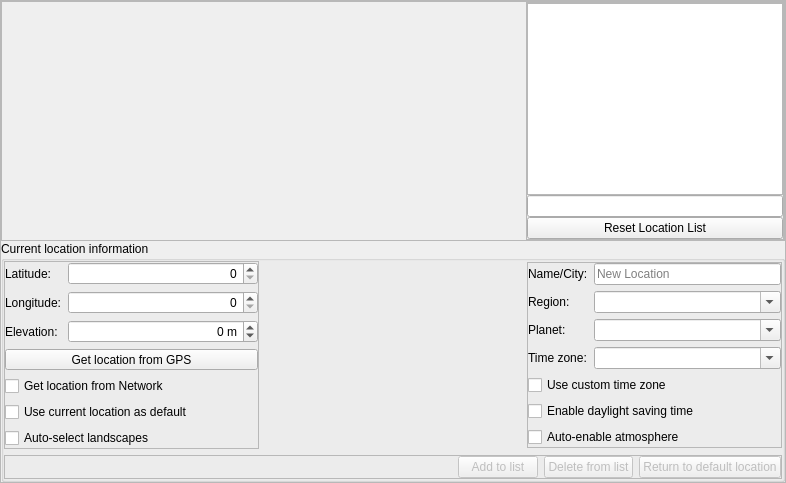
<?xml version="1.0" encoding="UTF-8"?>
<ui version="4.0">
 <class>locationDialogForm</class>
 <widget class="QWidget" name="locationDialogForm">
  <property name="geometry">
   <rect>
    <x>0</x>
    <y>0</y>
    <width>786</width>
    <height>300</height>
   </rect>
  </property>
  <property name="styleSheet">
   <string notr="true"/>
  </property>
  <layout class="QVBoxLayout">
   <property name="spacing">
    <number>0</number>
   </property>
   <property name="leftMargin">
    <number>0</number>
   </property>
   <property name="topMargin">
    <number>0</number>
   </property>
   <property name="rightMargin">
    <number>0</number>
   </property>
   <property name="bottomMargin">
    <number>0</number>
   </property>
   <item>
    <widget class="TitleBar" name="titleBar">
     <property name="title" stdset="0">
      <string>Location</string>
     </property>
    </widget>
   </item>
   <item>
    <widget class="QFrame" name="locationContent">
     <property name="sizePolicy">
      <sizepolicy hsizetype="Preferred" vsizetype="Minimum">
       <horstretch>0</horstretch>
       <verstretch>0</verstretch>
      </sizepolicy>
     </property>
     <property name="frameShape">
      <enum>QFrame::StyledPanel</enum>
     </property>
     <layout class="QGridLayout" name="gridLayout_2">
      <property name="leftMargin">
       <number>0</number>
      </property>
      <property name="topMargin">
       <number>0</number>
      </property>
      <property name="rightMargin">
       <number>0</number>
      </property>
      <property name="bottomMargin">
       <number>0</number>
      </property>
      <property name="spacing">
       <number>0</number>
      </property>
      <item row="0" column="0" colspan="2">
       <widget class="QFrame" name="frame">
        <property name="sizePolicy">
         <sizepolicy hsizetype="Preferred" vsizetype="MinimumExpanding">
          <horstretch>0</horstretch>
          <verstretch>0</verstretch>
         </sizepolicy>
        </property>
        <property name="frameShape">
         <enum>QFrame::StyledPanel</enum>
        </property>
        <property name="frameShadow">
         <enum>QFrame::Raised</enum>
        </property>
        <layout class="QGridLayout" name="gridLayout_3">
         <property name="leftMargin">
          <number>0</number>
         </property>
         <property name="topMargin">
          <number>0</number>
         </property>
         <property name="rightMargin">
          <number>0</number>
         </property>
         <property name="bottomMargin">
          <number>0</number>
         </property>
         <property name="spacing">
          <number>0</number>
         </property>
         <item row="1" column="0">
          <widget class="MapWidget" name="mapWidget" native="true">
           <property name="sizePolicy">
            <sizepolicy hsizetype="Expanding" vsizetype="Expanding">
             <horstretch>1</horstretch>
             <verstretch>0</verstretch>
            </sizepolicy>
           </property>
          </widget>
         </item>
         <item row="1" column="1">
          <widget class="QFrame" name="frame_citylist">
           <property name="sizePolicy">
            <sizepolicy hsizetype="Preferred" vsizetype="MinimumExpanding">
             <horstretch>0</horstretch>
             <verstretch>0</verstretch>
            </sizepolicy>
           </property>
           <property name="frameShape">
            <enum>QFrame::StyledPanel</enum>
           </property>
           <property name="frameShadow">
            <enum>QFrame::Raised</enum>
           </property>
           <layout class="QVBoxLayout" name="verticalLayout">
            <property name="spacing">
             <number>0</number>
            </property>
            <property name="leftMargin">
             <number>0</number>
            </property>
            <property name="topMargin">
             <number>0</number>
            </property>
            <property name="rightMargin">
             <number>0</number>
            </property>
            <property name="bottomMargin">
             <number>0</number>
            </property>
            <item>
             <widget class="QListView" name="citiesListView">
              <property name="sizePolicy">
               <sizepolicy hsizetype="MinimumExpanding" vsizetype="Expanding">
                <horstretch>0</horstretch>
                <verstretch>0</verstretch>
               </sizepolicy>
              </property>
              <property name="focusPolicy">
               <enum>Qt::NoFocus</enum>
              </property>
              <property name="toolTip">
               <string>Standard list of locations contains only English names (without diacritics!)</string>
              </property>
              <property name="horizontalScrollBarPolicy">
               <enum>Qt::ScrollBarAlwaysOff</enum>
              </property>
              <property name="editTriggers">
               <set>QAbstractItemView::NoEditTriggers</set>
              </property>
              <property name="uniformItemSizes">
               <bool>true</bool>
              </property>
             </widget>
            </item>
            <item>
             <widget class="QLineEdit" name="citySearchLineEdit">
              <property name="toolTip">
               <string>Standard list of locations contains only English names (without diacritics!)</string>
              </property>
              <property name="text">
               <string/>
              </property>
              <property name="alignment">
               <set>Qt::AlignBottom|Qt::AlignLeading|Qt::AlignLeft</set>
              </property>
             </widget>
            </item>
            <item>
             <widget class="QPushButton" name="resetListPushButton">
              <property name="text">
               <string>Reset Location List</string>
              </property>
             </widget>
            </item>
           </layout>
          </widget>
         </item>
        </layout>
       </widget>
      </item>
      <item row="2" column="1">
       <widget class="QGroupBox" name="groupBox">
        <property name="title">
         <string>Current location information</string>
        </property>
        <layout class="QGridLayout" name="gridLayout">
         <property name="leftMargin">
          <number>0</number>
         </property>
         <property name="topMargin">
          <number>0</number>
         </property>
         <property name="rightMargin">
          <number>0</number>
         </property>
         <property name="bottomMargin">
          <number>0</number>
         </property>
         <item row="2" column="1" colspan="3">
          <widget class="QFrame" name="frame_buttons">
           <property name="frameShape">
            <enum>QFrame::StyledPanel</enum>
           </property>
           <property name="frameShadow">
            <enum>QFrame::Raised</enum>
           </property>
           <layout class="QHBoxLayout" name="horizontalLayout">
            <property name="leftMargin">
             <number>0</number>
            </property>
            <property name="topMargin">
             <number>0</number>
            </property>
            <property name="rightMargin">
             <number>0</number>
            </property>
            <property name="bottomMargin">
             <number>0</number>
            </property>
            <item>
             <spacer name="horizontalSpacer">
              <property name="orientation">
               <enum>Qt::Horizontal</enum>
              </property>
              <property name="sizeHint" stdset="0">
               <size>
                <width>40</width>
                <height>20</height>
               </size>
              </property>
             </spacer>
            </item>
            <item>
             <widget class="QPushButton" name="addLocationToListPushButton">
              <property name="enabled">
               <bool>false</bool>
              </property>
              <property name="focusPolicy">
               <enum>Qt::NoFocus</enum>
              </property>
              <property name="text">
               <string>Add to list</string>
              </property>
             </widget>
            </item>
            <item>
             <widget class="QPushButton" name="deleteLocationFromListPushButton">
              <property name="enabled">
               <bool>false</bool>
              </property>
              <property name="focusPolicy">
               <enum>Qt::NoFocus</enum>
              </property>
              <property name="text">
               <string>Delete from list</string>
              </property>
             </widget>
            </item>
            <item>
             <widget class="QPushButton" name="pushButtonReturnToDefault">
              <property name="enabled">
               <bool>false</bool>
              </property>
              <property name="focusPolicy">
               <enum>Qt::NoFocus</enum>
              </property>
              <property name="text">
               <string>Return to default location</string>
              </property>
             </widget>
            </item>
           </layout>
          </widget>
         </item>
         <item row="0" column="1">
          <widget class="QFrame" name="frame_coordinates">
           <property name="frameShape">
            <enum>QFrame::StyledPanel</enum>
           </property>
           <property name="frameShadow">
            <enum>QFrame::Raised</enum>
           </property>
           <layout class="QGridLayout" name="gridLayout_4">
            <property name="leftMargin">
             <number>0</number>
            </property>
            <property name="topMargin">
             <number>0</number>
            </property>
            <property name="rightMargin">
             <number>0</number>
            </property>
            <property name="bottomMargin">
             <number>0</number>
            </property>
            <property name="horizontalSpacing">
             <number>6</number>
            </property>
            <item row="1" column="0">
             <widget class="QLabel" name="labelLongitude">
              <property name="text">
               <string>Longitude:</string>
              </property>
             </widget>
            </item>
            <item row="0" column="1">
             <widget class="AngleSpinBox" name="latitudeSpinBox">
              <property name="sizePolicy">
               <sizepolicy hsizetype="MinimumExpanding" vsizetype="Fixed">
                <horstretch>0</horstretch>
                <verstretch>0</verstretch>
               </sizepolicy>
              </property>
              <property name="toolTip">
               <string>You can enter values in decimal degrees, or using dms format, for example: +1d 12m 8s</string>
              </property>
              <property name="alignment">
               <set>Qt::AlignRight|Qt::AlignTrailing|Qt::AlignVCenter</set>
              </property>
             </widget>
            </item>
            <item row="5" column="0" colspan="2">
             <widget class="QCheckBox" name="useAsDefaultLocationCheckBox">
              <property name="text">
               <string>Use current location as default</string>
              </property>
             </widget>
            </item>
            <item row="3" column="0" colspan="2">
             <widget class="QToolButton" name="gpsToolButton">
              <property name="sizePolicy">
               <sizepolicy hsizetype="Minimum" vsizetype="Fixed">
                <horstretch>0</horstretch>
                <verstretch>0</verstretch>
               </sizepolicy>
              </property>
              <property name="text">
               <string>Get location from GPS</string>
              </property>
              <property name="checkable">
               <bool>true</bool>
              </property>
              <property name="autoRepeat">
               <bool>false</bool>
              </property>
              <property name="autoRepeatDelay">
               <number>3500</number>
              </property>
              <property name="autoRepeatInterval">
               <number>3500</number>
              </property>
              <property name="toolButtonStyle">
               <enum>Qt::ToolButtonTextOnly</enum>
              </property>
              <property name="autoRaise">
               <bool>false</bool>
              </property>
             </widget>
            </item>
            <item row="1" column="1">
             <widget class="AngleSpinBox" name="longitudeSpinBox">
              <property name="toolTip">
               <string>You can enter values in decimal degrees, or using dms format, for example: +1d 12m 8s</string>
              </property>
              <property name="alignment">
               <set>Qt::AlignRight|Qt::AlignTrailing|Qt::AlignVCenter</set>
              </property>
             </widget>
            </item>
            <item row="0" column="0">
             <widget class="QLabel" name="labelLatitude">
              <property name="text">
               <string>Latitude:</string>
              </property>
             </widget>
            </item>
            <item row="4" column="0" colspan="2">
             <widget class="QCheckBox" name="useIpQueryCheckBox">
              <property name="text">
               <string>Get location from Network</string>
              </property>
             </widget>
            </item>
            <item row="2" column="1">
             <widget class="QSpinBox" name="altitudeSpinBox">
              <property name="toolTip">
               <string>Enter the elevation in meter</string>
              </property>
              <property name="alignment">
               <set>Qt::AlignRight|Qt::AlignTrailing|Qt::AlignVCenter</set>
              </property>
              <property name="suffix">
               <string> m</string>
              </property>
              <property name="minimum">
               <number>-10000000</number>
              </property>
              <property name="maximum">
               <number>10000000</number>
              </property>
              <property name="singleStep">
               <number>100</number>
              </property>
             </widget>
            </item>
            <item row="2" column="0">
             <widget class="QLabel" name="labelElevation">
              <property name="text">
               <string>Elevation:</string>
              </property>
             </widget>
            </item>
            <item row="6" column="0" colspan="2">
             <widget class="QCheckBox" name="autoChangeLandscapesCheckBox">
              <property name="sizePolicy">
               <sizepolicy hsizetype="Expanding" vsizetype="Fixed">
                <horstretch>0</horstretch>
                <verstretch>0</verstretch>
               </sizepolicy>
              </property>
              <property name="toolTip">
               <string>Automatic change of landscape when planet or location is changed</string>
              </property>
              <property name="text">
               <string>Auto-select landscapes</string>
              </property>
             </widget>
            </item>
           </layout>
          </widget>
         </item>
         <item row="0" column="2">
          <spacer name="horizontalSpacer_2">
           <property name="orientation">
            <enum>Qt::Horizontal</enum>
           </property>
           <property name="sizeHint" stdset="0">
            <size>
             <width>40</width>
             <height>20</height>
            </size>
           </property>
          </spacer>
         </item>
         <item row="0" column="3">
          <widget class="QFrame" name="frame_names">
           <property name="sizePolicy">
            <sizepolicy hsizetype="Preferred" vsizetype="Maximum">
             <horstretch>0</horstretch>
             <verstretch>0</verstretch>
            </sizepolicy>
           </property>
           <property name="frameShape">
            <enum>QFrame::StyledPanel</enum>
           </property>
           <property name="frameShadow">
            <enum>QFrame::Raised</enum>
           </property>
           <layout class="QGridLayout" name="gridLayout_5">
            <property name="leftMargin">
             <number>0</number>
            </property>
            <property name="topMargin">
             <number>0</number>
            </property>
            <property name="rightMargin">
             <number>0</number>
            </property>
            <property name="bottomMargin">
             <number>0</number>
            </property>
            <item row="0" column="1">
             <widget class="QLineEdit" name="cityNameLineEdit">
              <property name="placeholderText">
               <string>New Location</string>
              </property>
             </widget>
            </item>
            <item row="2" column="0">
             <widget class="QLabel" name="labelPlanet">
              <property name="text">
               <string>Planet:</string>
              </property>
             </widget>
            </item>
            <item row="3" column="0">
             <widget class="QLabel" name="labelTimeZone">
              <property name="text">
               <string>Time zone:</string>
              </property>
             </widget>
            </item>
            <item row="1" column="0">
             <widget class="QLabel" name="labelRegion">
              <property name="text">
               <string>Region:</string>
              </property>
             </widget>
            </item>
            <item row="1" column="1">
             <widget class="QComboBox" name="regionNameComboBox">
              <property name="editable">
               <bool>true</bool>
              </property>
              <property name="insertPolicy">
               <enum>QComboBox::NoInsert</enum>
              </property>
             </widget>
            </item>
            <item row="0" column="0">
             <widget class="QLabel" name="labelName">
              <property name="text">
               <string>Name/City:</string>
              </property>
             </widget>
            </item>
            <item row="4" column="0" colspan="2">
             <widget class="QCheckBox" name="useCustomTimeZoneCheckBox">
              <property name="text">
               <string>Use custom time zone</string>
              </property>
             </widget>
            </item>
            <item row="5" column="0" colspan="2">
             <widget class="QCheckBox" name="dstCheckBox">
              <property name="toolTip">
               <string/>
              </property>
              <property name="text">
               <string>Enable daylight saving time</string>
              </property>
             </widget>
            </item>
            <item row="6" column="0" colspan="2">
             <widget class="QCheckBox" name="autoEnableEnvironmentCheckBox">
              <property name="toolTip">
               <string>Auto-enable atmosphere when planet is changed</string>
              </property>
              <property name="text">
               <string>Auto-enable atmosphere</string>
              </property>
             </widget>
            </item>
            <item row="3" column="1">
             <widget class="QComboBox" name="timeZoneNameComboBox">
              <property name="enabled">
               <bool>true</bool>
              </property>
              <property name="editable">
               <bool>true</bool>
              </property>
              <property name="insertPolicy">
               <enum>QComboBox::NoInsert</enum>
              </property>
             </widget>
            </item>
            <item row="2" column="1">
             <widget class="QComboBox" name="planetNameComboBox">
              <property name="editable">
               <bool>true</bool>
              </property>
              <property name="insertPolicy">
               <enum>QComboBox::NoInsert</enum>
              </property>
             </widget>
            </item>
           </layout>
          </widget>
         </item>
        </layout>
       </widget>
      </item>
     </layout>
    </widget>
   </item>
  </layout>
 </widget>
 <customwidgets>
  <customwidget>
   <class>TitleBar</class>
   <extends>QFrame</extends>
   <header>Dialog.hpp</header>
   <container>1</container>
  </customwidget>
  <customwidget>
   <class>AngleSpinBox</class>
   <extends>QSpinBox</extends>
   <header>AngleSpinBox.hpp</header>
  </customwidget>
  <customwidget>
   <class>MapWidget</class>
   <extends>QWidget</extends>
   <header>MapWidget.hpp</header>
  </customwidget>
 </customwidgets>
 <tabstops>
  <tabstop>citySearchLineEdit</tabstop>
  <tabstop>resetListPushButton</tabstop>
  <tabstop>latitudeSpinBox</tabstop>
  <tabstop>longitudeSpinBox</tabstop>
  <tabstop>altitudeSpinBox</tabstop>
  <tabstop>cityNameLineEdit</tabstop>
  <tabstop>regionNameComboBox</tabstop>
  <tabstop>planetNameComboBox</tabstop>
  <tabstop>timeZoneNameComboBox</tabstop>
  <tabstop>useCustomTimeZoneCheckBox</tabstop>
  <tabstop>dstCheckBox</tabstop>
  <tabstop>useIpQueryCheckBox</tabstop>
  <tabstop>useAsDefaultLocationCheckBox</tabstop>
  <tabstop>addLocationToListPushButton</tabstop>
  <tabstop>deleteLocationFromListPushButton</tabstop>
  <tabstop>pushButtonReturnToDefault</tabstop>
 </tabstops>
 <resources/>
 <connections/>
</ui>
